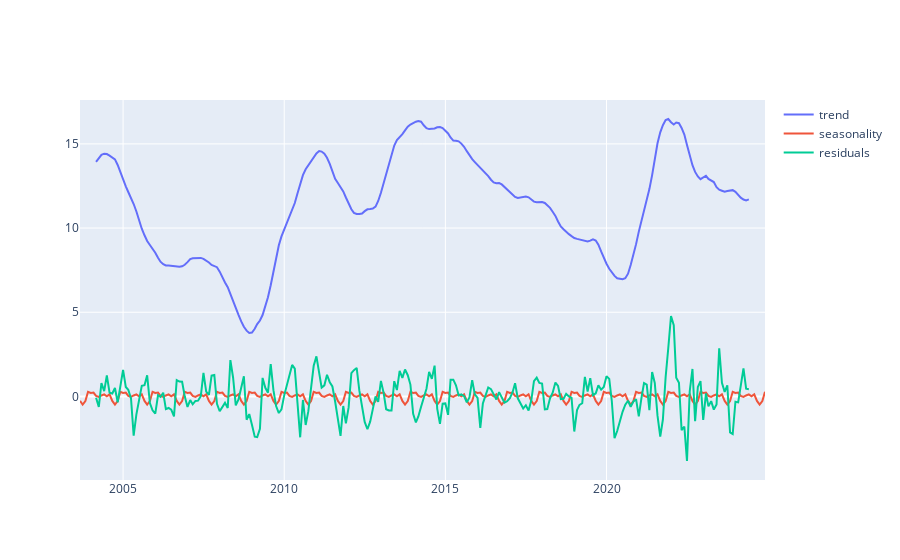

Write notebook code for a chart like this one.
### Code cell
#3
from statsmodels.tsa.seasonal import seasonal_decompose
##### preparation of the dataset
dataset=pd.read_csv('dataset1mn.csv')
dataset['time'] = pd.to_datetime(dataset['time'], unit='s')
dataset.set_index('time', inplace=True)
time_series = dataset['open']
##### decomposition
decomposition = seasonal_decompose(time_series, model='additive', period=12)
trend = decomposition.trend
seasonal = decomposition.seasonal
residual = decomposition.resid
####33 graph setup
plot2=go.Figure()
trendline=go.Scatter(x=dataset.index,y=trend, name='trend')
seasline=go.Scatter(x=dataset.index, y=seasonal, name='seasonality')
residline=go.Scatter(x=dataset.index, y=residual, name='residuals')
plot2.add_trace(trendline)
plot2.add_trace(seasline)
plot2.add_trace(residline)
plot2.show()

### Figure 1 — Plotly figure (JSON) as saved in the notebook; plotly's stock layout.template omitted (floating-point values rounded to 4 significant figures; data arrays with more than 128 entries replaced by an {"elided": "..."} marker saying what was removed)
{"data": [{"name": "trend", "type": "scatter", "x": {"elided": "256 str values"}, "y": {"elided": "256 float values"}}, {"name": "seasonality", "type": "scatter", "x": {"elided": "256 str values"}, "y": {"elided": "256 float values"}}, {"name": "residuals", "type": "scatter", "x": {"elided": "256 str values"}, "y": {"elided": "256 float values"}}], "layout": {}}
